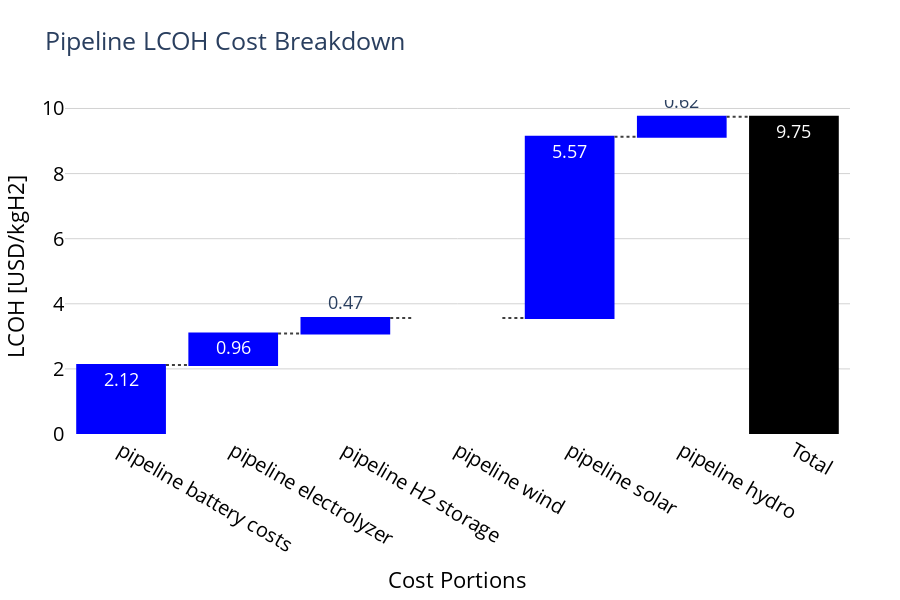

Source (notebook cell):
### Code cell
generate_waterfall_chart(gdf_data, 'pipeline')

### Figure 1 — Plotly figure (JSON) as saved in the notebook; plotly's stock layout.template omitted (floating-point values rounded to 4 significant figures)
{"data": [{"connector": {"line": {"color": "rgb(63, 63, 63)", "dash": "dot"}}, "decreasing": {"marker": {"color": "#ff7f0e"}}, "increasing": {"marker": {"color": "#0000ff"}}, "measure": ["relative", "relative", "relative", "relative", "relative", "relative", "total"], "name": "LCOH Cost Breakdown", "orientation": "v", "text": ["2.12", "0.96", "0.47", "0.00", "5.57", "0.62", "9.75"], "totals": {"marker": {"color": "#000000"}}, "type": "waterfall", "x": ["pipeline battery costs", "pipeline electrolyzer", "pipeline H2 storage", "pipeline wind", "pipeline solar", "pipeline hydro", "Total"], "y": [2.123, 0.9648, 0.4726, 0, 5.57, 0.6168, 0]}], "layout": {"font": {"size": 18}, "height": 600, "margin": {"b": 50, "l": 50, "r": 50, "t": 100}, "plot_bgcolor": "white", "showlegend": false, "title": {"text": "Pipeline LCOH Cost Breakdown"}, "width": 900, "xaxis": {"tickfont": {"color": "black", "size": 20}, "title": {"font": {"color": "black", "size": 22}, "text": "Cost Portions"}}, "yaxis": {"gridcolor": "lightgrey", "showgrid": true, "tickfont": {"color": "black", "size": 20}, "title": {"font": {"color": "black", "size": 22}, "text": "LCOH [USD/kgH2]"}}}}
